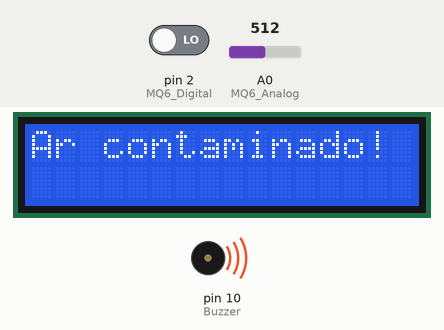
This sketch was run on a simulated Arduino Uno, built with avr-gcc and run on an emulated ATmega328P. Shown: 16×2 character LCD, buzzer (waves = sounding, pin HIGH). The inputs (shaded band) are chosen by the test bench; at power-on: A0 (MQ6_Analog) = 512, pin 2 (MQ6_Digital) LOW. What the sketch prints to the serial monitor is not drawn.

Above: at 1.2 s.
1.3 s: A0 (MQ6_Analog) set to 486
At 2.9 s:
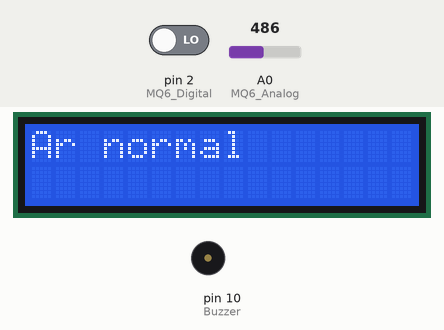
4.0 s: A0 (MQ6_Analog) set to 510
At 5.0 s:
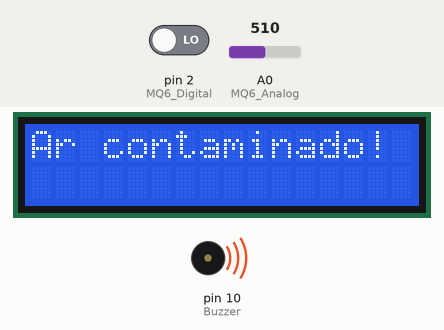
6.7 s: A0 (MQ6_Analog) set to 490
At 9.2 s:
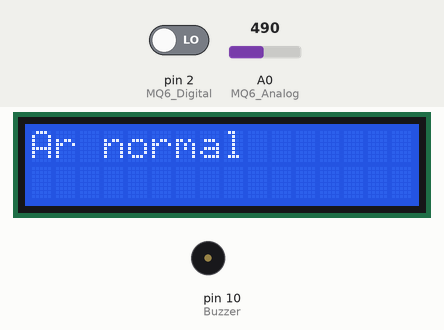
Timing chart, 0 to 10.7 s (numbered marks = the images above; inputs shaded):
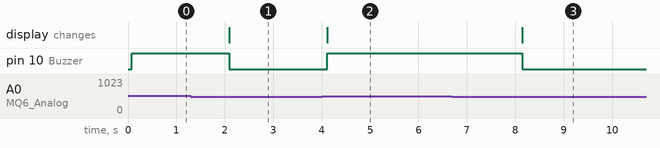

The sketch:

Sensor_de_Gas_MQ6.ino
```cpp
#include <Wire.h>
#include <LiquidCrystal_I2C.h>

#define Buzzer 10
#define MQ6_Analog 0
#define MQ6_Digital 2
#define SensorLevel 500

int digital_read = 0;
int analog_read = 0;

LiquidCrystal_I2C lcd(0x27, 16, 2);

void setup() {

  pinMode(MQ6_Digital, INPUT);
  pinMode(Buzzer, OUTPUT);
  Serial.begin(9600);
  lcd.init();
  lcd.setBacklight(HIGH);
}

void loop() {
  digital_read = digitalRead(MQ6_Digital);
  analog_read = analogRead(MQ6_Analog);

  //apresenta as leituras na porta serial
  Serial.println("Saida Digital:");
  Serial.println(digital_read);
  Serial.println(" Saida Analogica:");
  Serial.println(analog_read);

  if (analog_read > SensorLevel) {
    lcd.clear();
    lcd.setCursor(0, 0);
    lcd.print("Ar contaminado!");
    // Aciona o Buzzer
    digitalWrite(Buzzer, HIGH);
  } else {
    // Apresenta os dados no LCD
    lcd.clear();
    lcd.setCursor(0, 0);
    lcd.print("Ar normal");
    // Desliga o buzzer e o led vermelho
    digitalWrite(Buzzer, LOW);
  }
  delay(2000);
}
```

Measured:
- the behaviour switches between 501 and 500 on A0 (MQ6_Analog) (found by bisection; images 0 and 1)
- after the input at 1.3 s, pin 10 (Buzzer): HIGH → LOW after 0.80 s; the display: changes after 0.80 s (image 1)
- after the input at 4.0 s, pin 10 (Buzzer): LOW → HIGH after 0.11 s; the display: changes after 0.11 s (image 2)
- after the input at 6.7 s, pin 10 (Buzzer): HIGH → LOW after 1.4 s; the display: changes after 1.4 s (image 3)
